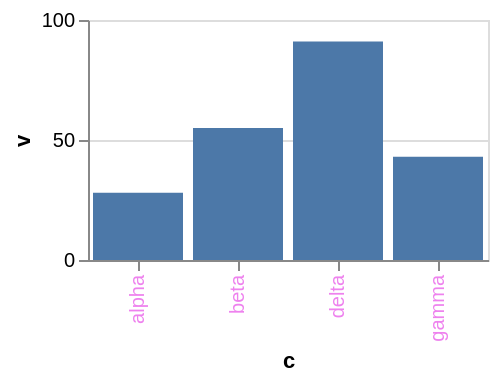

Write the Vega-Lite specification saved for this chart.
### Vega-Lite specification from a JSON file in a GitHub repository (floating-point values rounded to 4 significant figures)
{"$schema": "https://vega.github.io/schema/vega-lite/v6.json", "width": 200, "height": 120, "data": {"values": [{"c": "alpha", "v": 28, "w": 3, "t": "2024-01-07"}, {"c": "beta", "v": 55, "w": 7, "t": "2024-03-19"}, {"c": "gamma", "v": 43, "w": 5, "t": "2024-06-02"}, {"c": "delta", "v": 91, "w": 9, "t": "2024-09-11"}]}, "mark": "bar", "encoding": {"x": {"field": "c", "type": "nominal"}, "y": {"field": "v", "type": "quantitative"}}, "config": {"axisX": {"labelColor": "violet"}}}
